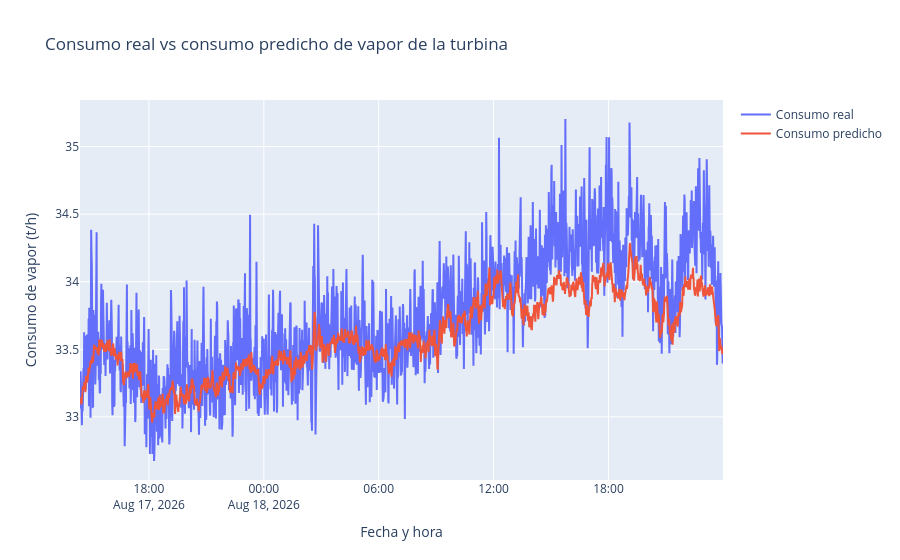

Notebook source saved alongside this figure:
### Code cell
import plotly.graph_objects as go

fechas_test = df_modelo["FechaHora"].iloc[corte:]

fig = go.Figure()

fig.add_trace(
    go.Scatter(
        x=fechas_test,
        y=y_test,
        mode="lines",
        name="Consumo real"
    )
)

fig.add_trace(
    go.Scatter(
        x=fechas_test,
        y=y_pred,
        mode="lines",
        name="Consumo predicho"
    )
)

fig.update_layout(
    title="Consumo real vs consumo predicho de vapor de la turbina",
    xaxis_title="Fecha y hora",
    yaxis_title="Consumo de vapor (t/h)",
    hovermode="x unified"
)

fig.show()

### Figure 1 — Plotly figure (JSON) as saved in the notebook; plotly's stock layout.template omitted (floating-point values rounded to 4 significant figures; data arrays with more than 128 entries replaced by an {"elided": "..."} marker saying what was removed)
{"data": [{"mode": "lines", "name": "Consumo real", "type": "scatter", "x": {"elided": "2016 str values"}, "y": {"elided": "2016 float values"}}, {"mode": "lines", "name": "Consumo predicho", "type": "scatter", "x": {"elided": "2016 str values"}, "y": {"elided": "2016 float values"}}], "layout": {"hovermode": "x unified", "title": {"text": "Consumo real vs consumo predicho de vapor de la turbina"}, "xaxis": {"title": {"text": "Fecha y hora"}}, "yaxis": {"title": {"text": "Consumo de vapor (t/h)"}}}}
